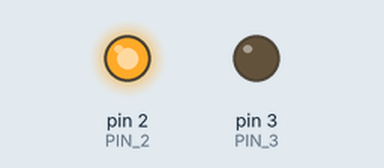
Bench run of a sketch on a simulated Arduino Uno, built with avr-gcc and run on an emulated ATmega328P. Shown: output pins drawn as LEDs (lit = HIGH).

Above: at 0.5 s.
At 1.5 s:
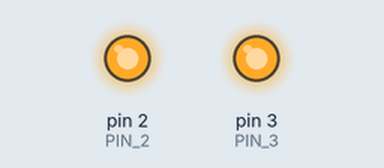
At 5.5 s:
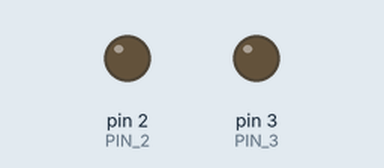
Timing chart, 0 to 6.9 s (numbered marks = the images above):
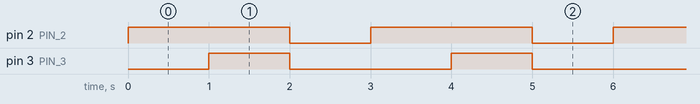

Measured:
- by itself, pin 2 (PIN_2): alternates HIGH for 2.0 s and LOW for 1.0 s
- by itself, pin 3 (PIN_3): alternates HIGH for 1.0 s and LOW for 2.0 s
- by itself, everything shown: repeats every 3.0 s, in 3 steps

The sketch:

simple-segment-loop.ino
```cpp
#define PIN_2 2
#define PIN_3 3

void setup() {
  // initialize digital pin LED_BUILTIN as an output.
  pinMode(PIN_2, OUTPUT);
  pinMode(PIN_3, OUTPUT);
}

int count = 0;

// the loop function runs over and over again forever
void loop() {

  count++;

  if (count == 1) {
    digitalWrite(PIN_2, HIGH);
  }
  else if (count == 2) {
    digitalWrite(PIN_3, HIGH);
  }
  else {
    digitalWrite(PIN_2, LOW);
    digitalWrite(PIN_3, LOW);
    count = 0;
  }

  delay(1000);
}
```
